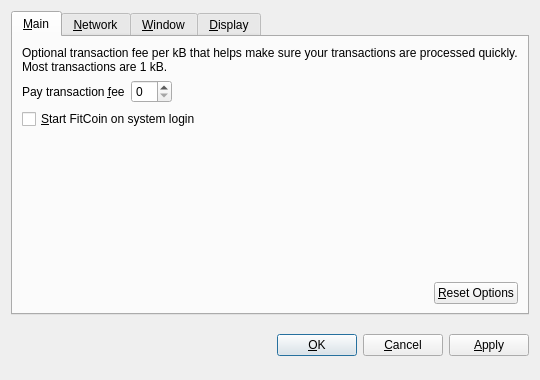
<?xml version="1.0" encoding="UTF-8"?>
<ui version="4.0">
 <class>OptionsDialog</class>
 <widget class="QDialog" name="OptionsDialog">
  <property name="geometry">
   <rect>
    <x>0</x>
    <y>0</y>
    <width>540</width>
    <height>380</height>
   </rect>
  </property>
  <property name="windowTitle">
   <string>Options</string>
  </property>
  <property name="modal">
   <bool>true</bool>
  </property>
  <layout class="QVBoxLayout" name="verticalLayout">
   <item>
    <widget class="QTabWidget" name="tabWidget">
     <property name="tabPosition">
      <enum>QTabWidget::North</enum>
     </property>
     <property name="currentIndex">
      <number>0</number>
     </property>
     <widget class="QWidget" name="tabMain">
      <attribute name="title">
       <string>&amp;Main</string>
      </attribute>
      <layout class="QVBoxLayout" name="verticalLayout_Main">
       <item>
        <widget class="QLabel" name="transactionFeeInfoLabel">
         <property name="text">
          <string>Optional transaction fee per kB that helps make sure your transactions are processed quickly. Most transactions are 1 kB.</string>
         </property>
         <property name="textFormat">
          <enum>Qt::PlainText</enum>
         </property>
         <property name="wordWrap">
          <bool>true</bool>
         </property>
        </widget>
       </item>
       <item>
        <layout class="QHBoxLayout" name="horizontalLayout_1_Main">
         <item>
          <widget class="QLabel" name="transactionFeeLabel">
           <property name="text">
            <string>Pay transaction &amp;fee</string>
           </property>
           <property name="textFormat">
            <enum>Qt::PlainText</enum>
           </property>
           <property name="buddy">
            <cstring>transactionFee</cstring>
           </property>
          </widget>
         </item>
         <item>
          <widget class="BitcoinAmountField" name="transactionFee"/>
         </item>
         <item>
          <spacer name="horizontalSpacer_1_Main">
           <property name="orientation">
            <enum>Qt::Horizontal</enum>
           </property>
           <property name="sizeHint" stdset="0">
            <size>
             <width>40</width>
             <height>20</height>
            </size>
           </property>
          </spacer>
         </item>
        </layout>
       </item>
       <item>
        <widget class="QCheckBox" name="bitcoinAtStartup">
         <property name="toolTip">
          <string>Automatically start FitCoin after logging in to the system.</string>
         </property>
         <property name="text">
          <string>&amp;Start FitCoin on system login</string>
         </property>
        </widget>
       </item>
       <item>
        <spacer name="verticalSpacer_Main">
         <property name="orientation">
          <enum>Qt::Vertical</enum>
         </property>
         <property name="sizeHint" stdset="0">
          <size>
           <width>20</width>
           <height>40</height>
          </size>
         </property>
        </spacer>
       </item>
       <item>
        <layout class="QHBoxLayout" name="horizontalLayout_2_Main">
         <item>
          <spacer name="horizontalSpacer_2_Main">
           <property name="orientation">
            <enum>Qt::Horizontal</enum>
           </property>
           <property name="sizeHint" stdset="0">
            <size>
             <width>40</width>
             <height>20</height>
            </size>
           </property>
          </spacer>
         </item>
         <item>
          <widget class="QPushButton" name="resetButton">
           <property name="toolTip">
            <string>Reset all client options to default.</string>
           </property>
           <property name="text">
            <string>&amp;Reset Options</string>
           </property>
           <property name="autoDefault">
            <bool>false</bool>
           </property>
          </widget>
         </item>
        </layout>
       </item>
      </layout>
     </widget>
     <widget class="QWidget" name="tabNetwork">
      <attribute name="title">
       <string>&amp;Network</string>
      </attribute>
      <layout class="QVBoxLayout" name="verticalLayout_Network">
       <item>
        <widget class="QCheckBox" name="mapPortUpnp">
         <property name="toolTip">
          <string>Automatically open the FitCoin client port on the router. This only works when your router supports UPnP and it is enabled.</string>
         </property>
         <property name="text">
          <string>Map port using &amp;UPnP</string>
         </property>
        </widget>
       </item>
       <item>
        <widget class="QCheckBox" name="connectSocks">
         <property name="toolTip">
          <string>Connect to the FitCoin network through a SOCKS proxy (e.g. when connecting through Tor).</string>
         </property>
         <property name="text">
          <string>&amp;Connect through SOCKS proxy:</string>
         </property>
        </widget>
       </item>
       <item>
        <layout class="QHBoxLayout" name="horizontalLayout_Network">
         <item>
          <widget class="QLabel" name="proxyIpLabel">
           <property name="text">
            <string>Proxy &amp;IP:</string>
           </property>
           <property name="textFormat">
            <enum>Qt::PlainText</enum>
           </property>
           <property name="buddy">
            <cstring>proxyIp</cstring>
           </property>
          </widget>
         </item>
         <item>
          <widget class="QValidatedLineEdit" name="proxyIp">
           <property name="maximumSize">
            <size>
             <width>140</width>
             <height>16777215</height>
            </size>
           </property>
           <property name="toolTip">
            <string>IP address of the proxy (e.g. 127.0.0.1)</string>
           </property>
          </widget>
         </item>
         <item>
          <widget class="QLabel" name="proxyPortLabel">
           <property name="text">
            <string>&amp;Port:</string>
           </property>
           <property name="textFormat">
            <enum>Qt::PlainText</enum>
           </property>
           <property name="buddy">
            <cstring>proxyPort</cstring>
           </property>
          </widget>
         </item>
         <item>
          <widget class="QLineEdit" name="proxyPort">
           <property name="maximumSize">
            <size>
             <width>55</width>
             <height>16777215</height>
            </size>
           </property>
           <property name="toolTip">
            <string>Port of the proxy (e.g. 9050)</string>
           </property>
          </widget>
         </item>
         <item>
          <widget class="QLabel" name="socksVersionLabel">
           <property name="text">
            <string>SOCKS &amp;Version:</string>
           </property>
           <property name="textFormat">
            <enum>Qt::PlainText</enum>
           </property>
           <property name="buddy">
            <cstring>socksVersion</cstring>
           </property>
          </widget>
         </item>
         <item>
          <widget class="QValueComboBox" name="socksVersion">
           <property name="toolTip">
            <string>SOCKS version of the proxy (e.g. 5)</string>
           </property>
          </widget>
         </item>
         <item>
          <spacer name="horizontalSpacer_Network">
           <property name="orientation">
            <enum>Qt::Horizontal</enum>
           </property>
           <property name="sizeHint" stdset="0">
            <size>
             <width>40</width>
             <height>20</height>
            </size>
           </property>
          </spacer>
         </item>
        </layout>
       </item>
       <item>
        <spacer name="verticalSpacer_Network">
         <property name="orientation">
          <enum>Qt::Vertical</enum>
         </property>
         <property name="sizeHint" stdset="0">
          <size>
           <width>20</width>
           <height>40</height>
          </size>
         </property>
        </spacer>
       </item>
      </layout>
     </widget>
     <widget class="QWidget" name="tabWindow">
      <attribute name="title">
       <string>&amp;Window</string>
      </attribute>
      <layout class="QVBoxLayout" name="verticalLayout_Window">
       <item>
        <widget class="QCheckBox" name="minimizeToTray">
         <property name="toolTip">
          <string>Show only a tray icon after minimizing the window.</string>
         </property>
         <property name="text">
          <string>&amp;Minimize to the tray instead of the taskbar</string>
         </property>
        </widget>
       </item>
       <item>
        <widget class="QCheckBox" name="minimizeOnClose">
         <property name="toolTip">
          <string>Minimize instead of exit the application when the window is closed. When this option is enabled, the application will be closed only after selecting Quit in the menu.</string>
         </property>
         <property name="text">
          <string>M&amp;inimize on close</string>
         </property>
        </widget>
       </item>
       <item>
        <spacer name="verticalSpacer_Window">
         <property name="orientation">
          <enum>Qt::Vertical</enum>
         </property>
         <property name="sizeHint" stdset="0">
          <size>
           <width>20</width>
           <height>40</height>
          </size>
         </property>
        </spacer>
       </item>
      </layout>
     </widget>
     <widget class="QWidget" name="tabDisplay">
      <attribute name="title">
       <string>&amp;Display</string>
      </attribute>
      <layout class="QVBoxLayout" name="verticalLayout_Display">
       <item>
        <layout class="QHBoxLayout" name="horizontalLayout_1_Display">
         <item>
          <widget class="QLabel" name="langLabel">
           <property name="text">
            <string>User Interface &amp;language:</string>
           </property>
           <property name="textFormat">
            <enum>Qt::PlainText</enum>
           </property>
           <property name="buddy">
            <cstring>lang</cstring>
           </property>
          </widget>
         </item>
         <item>
          <widget class="QValueComboBox" name="lang">
           <property name="toolTip">
            <string>The user interface language can be set here. This setting will take effect after restarting FitCoin.</string>
           </property>
          </widget>
         </item>
        </layout>
       </item>
       <item>
        <layout class="QHBoxLayout" name="horizontalLayout_2_Display">
         <item>
          <widget class="QLabel" name="unitLabel">
           <property name="text">
            <string>&amp;Unit to show amounts in:</string>
           </property>
           <property name="textFormat">
            <enum>Qt::PlainText</enum>
           </property>
           <property name="buddy">
            <cstring>unit</cstring>
           </property>
          </widget>
         </item>
         <item>
          <widget class="QValueComboBox" name="unit">
           <property name="toolTip">
            <string>Choose the default subdivision unit to show in the interface and when sending coins.</string>
           </property>
          </widget>
         </item>
        </layout>
       </item>
       <item>
        <widget class="QCheckBox" name="displayAddresses">
         <property name="toolTip">
          <string>Whether to show FitCoin addresses in the transaction list or not.</string>
         </property>
         <property name="text">
          <string>&amp;Display addresses in transaction list</string>
         </property>
        </widget>
       </item>
       <item>
        <widget class="QCheckBox" name="coinControlFeatures">
         <property name="toolTip">
          <string>Whether to show coin control features or not.</string>
         </property>
         <property name="text">
          <string>Display coin &amp;control features (experts only!)</string>
         </property>
        </widget>
       </item>
       <item>
        <spacer name="verticalSpacer_Display">
         <property name="orientation">
          <enum>Qt::Vertical</enum>
         </property>
         <property name="sizeHint" stdset="0">
          <size>
           <width>20</width>
           <height>40</height>
          </size>
         </property>
        </spacer>
       </item>
      </layout>
     </widget>
    </widget>
   </item>
   <item>
    <layout class="QHBoxLayout" name="horizontalLayout_Buttons">
     <item>
      <spacer name="horizontalSpacer_1">
       <property name="orientation">
        <enum>Qt::Horizontal</enum>
       </property>
       <property name="sizeHint" stdset="0">
        <size>
         <width>40</width>
         <height>48</height>
        </size>
       </property>
      </spacer>
     </item>
     <item>
      <widget class="QLabel" name="statusLabel">
       <property name="font">
        <font>
         <weight>75</weight>
         <bold>true</bold>
        </font>
       </property>
       <property name="text">
        <string/>
       </property>
       <property name="textFormat">
        <enum>Qt::PlainText</enum>
       </property>
       <property name="wordWrap">
        <bool>true</bool>
       </property>
      </widget>
     </item>
     <item>
      <spacer name="horizontalSpacer_2">
       <property name="orientation">
        <enum>Qt::Horizontal</enum>
       </property>
       <property name="sizeHint" stdset="0">
        <size>
         <width>40</width>
         <height>48</height>
        </size>
       </property>
      </spacer>
     </item>
     <item>
      <widget class="QPushButton" name="okButton">
       <property name="text">
        <string>&amp;OK</string>
       </property>
      </widget>
     </item>
     <item>
      <widget class="QPushButton" name="cancelButton">
       <property name="text">
        <string>&amp;Cancel</string>
       </property>
       <property name="autoDefault">
        <bool>false</bool>
       </property>
      </widget>
     </item>
     <item>
      <widget class="QPushButton" name="applyButton">
       <property name="text">
        <string>&amp;Apply</string>
       </property>
       <property name="autoDefault">
        <bool>false</bool>
       </property>
      </widget>
     </item>
    </layout>
   </item>
  </layout>
 </widget>
 <customwidgets>
  <customwidget>
   <class>BitcoinAmountField</class>
   <extends>QSpinBox</extends>
   <header>bitcoinamountfield.h</header>
  </customwidget>
  <customwidget>
   <class>QValueComboBox</class>
   <extends>QComboBox</extends>
   <header>qvaluecombobox.h</header>
  </customwidget>
  <customwidget>
   <class>QValidatedLineEdit</class>
   <extends>QLineEdit</extends>
   <header>qvalidatedlineedit.h</header>
  </customwidget>
 </customwidgets>
 <resources/>
 <connections/>
</ui>
